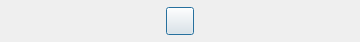
<?xml version="1.0" encoding="UTF-8"?>
<ui version="4.0">
 <class>Dialog</class>
 <widget class="QDialog" name="Dialog">
  <property name="geometry">
   <rect>
    <x>0</x>
    <y>0</y>
    <width>360</width>
    <height>42</height>
   </rect>
  </property>
  <property name="windowTitle">
   <string>Dialog</string>
  </property>
  <layout class="QHBoxLayout" name="horizontalLayout">
   <property name="leftMargin">
    <number>0</number>
   </property>
   <property name="topMargin">
    <number>6</number>
   </property>
   <property name="rightMargin">
    <number>0</number>
   </property>
   <property name="bottomMargin">
    <number>6</number>
   </property>
   <item>
    <layout class="QHBoxLayout" name="widgetLayout"/>
   </item>
   <item>
    <layout class="QVBoxLayout" name="verticalLayout">
     <item>
      <widget class="QPushButton" name="btnApplyFilter">
       <property name="maximumSize">
        <size>
         <width>28</width>
         <height>28</height>
        </size>
       </property>
       <property name="text">
        <string/>
       </property>
       <property name="icon">
        <iconset resource="ico.qrc">
         <normaloff>:/EL/ico/filter.png</normaloff>:/EL/ico/filter.png</iconset>
       </property>
       <property name="checkable">
        <bool>true</bool>
       </property>
      </widget>
     </item>
    </layout>
   </item>
  </layout>
 </widget>
 <resources>
  <include location="ico.qrc"/>
 </resources>
 <connections/>
</ui>
